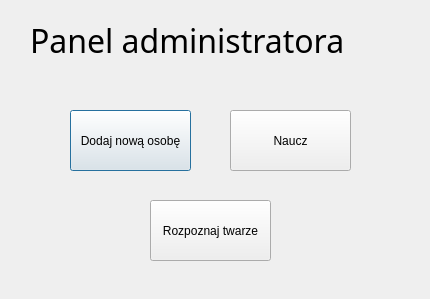
<?xml version="1.0" encoding="UTF-8"?>
<ui version="4.0">
 <class>Dialog</class>
 <widget class="QDialog" name="Dialog">
  <property name="geometry">
   <rect>
    <x>0</x>
    <y>0</y>
    <width>430</width>
    <height>299</height>
   </rect>
  </property>
  <property name="windowTitle">
   <string>Dialog</string>
  </property>
  <widget class="QLabel" name="label">
   <property name="geometry">
    <rect>
     <x>30</x>
     <y>20</y>
     <width>381</width>
     <height>41</height>
    </rect>
   </property>
   <property name="font">
    <font>
     <family>Purisa</family>
     <pointsize>24</pointsize>
     <italic>false</italic>
    </font>
   </property>
   <property name="text">
    <string>Panel administratora</string>
   </property>
  </widget>
  <widget class="QPushButton" name="pushButton_add">
   <property name="geometry">
    <rect>
     <x>70</x>
     <y>110</y>
     <width>121</width>
     <height>61</height>
    </rect>
   </property>
   <property name="text">
    <string>Dodaj nową osobę</string>
   </property>
  </widget>
  <widget class="QPushButton" name="pushButton_teach">
   <property name="geometry">
    <rect>
     <x>230</x>
     <y>110</y>
     <width>121</width>
     <height>61</height>
    </rect>
   </property>
   <property name="text">
    <string>Naucz</string>
   </property>
  </widget>
  <widget class="QPushButton" name="pushButton_show">
   <property name="geometry">
    <rect>
     <x>150</x>
     <y>200</y>
     <width>121</width>
     <height>61</height>
    </rect>
   </property>
   <property name="text">
    <string>Rozpoznaj twarze</string>
   </property>
  </widget>
 </widget>
 <resources/>
 <connections/>
</ui>
